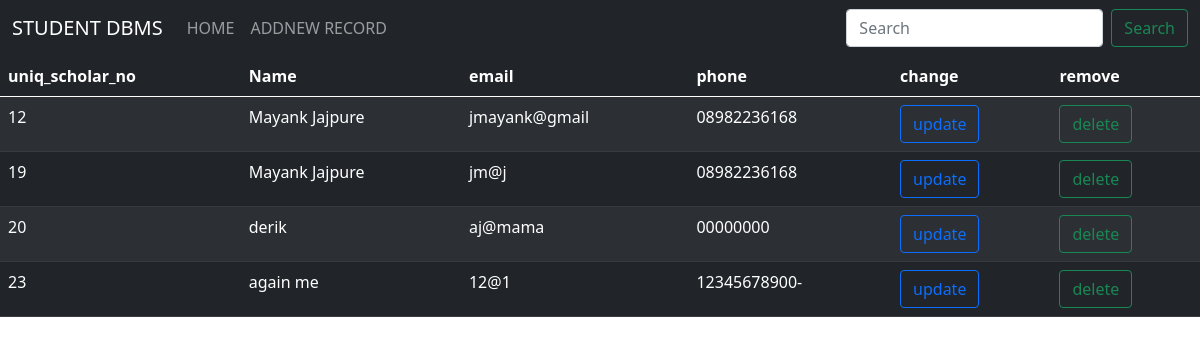
The page /home on the database its author committed.
### stu_records/models.py (models this page shows, shortened)
class students(models.Model):
    stname=models.CharField(max_length=50)
    stemail=models.CharField(max_length=50)
    stphone=models.CharField(max_length=50)

### stu_records/views.py (the view)
# urls.py: 2. Add a URL to urlpatterns:  path('', views.home, name='home')
def home(request):
    obj=students.objects.all()
    search_input=request.GET.get('search-area')
    if search_input:
        obj=students.objects.filter(stname__icontains=search_input)
    return render(request,'home.html',{'records':obj})

### stu_records/templates/home.html (shortened to what this page needs)
<!doctype html>
<html lang="en">
  <head>
    <link href="https://cdn.jsdelivr.net/npm/bootstrap@5.0.0/dist/css/bootstrap.min.css" rel="stylesheet">
  </head>
  <body>
    <nav class="navbar navbar-expand-lg navbar-dark bg-dark">
        <div class="container-fluid">
            <a class="navbar-brand" href="home">STUDENT DBMS</a>
            <div class="collapse navbar-collapse" id="navbarSupportedContent">
            <ul class="navbar-nav me-auto mb-2 mb-lg-0">
                <li class="nav-item">
                <a class="nav-link" href='/home'>HOME</a>
                </li>
                <li class="nav-item">
                <a class="nav-link" href="/add">ADDNEW RECORD</a>
                </li>
            </ul>
            </div>
                  <form class="d-flex">
                    <input type='search-name' name='search-area' class="form-control me-2" method='GET' action='#' type="search" placeholder="Search" aria-label="Search">
                    <button class="btn btn-outline-success" onclick="document.getElementById('search-form').submit();">Search</button>
                  </form>
        </div>
        </nav>
    <table class="table table-dark table-striped">
        <thead>
            <tr>
            <th scope="col">uniq_scholar_no</th>
            <th scope="col">Name</th>
            <th scope="col">email</th>
            <th scope="col">phone</th>
            <th scope="col">change</th>
            <th scope="col">remove</th>
            </tr>
        </thead>
        <tbody>
            {% for i in records %}
            <tr>
            <td>{{ i.id}}</td>
            <td>{{ i.stname}}</td>
            <td>{{ i.stemail}}</td>
            <td>{{ i.stphone}}</td>
            <td scope="col">
            <a href="update/{{i.id}}" class="btn btn-outline-primary">update</a>
            </td>
            <td scope="col">
            <a href="/delete/{{i.id}}" class="btn btn-outline-success">delete</a>
            </td>
            </tr>
            {% empty %}hai hi nahi
            {% endfor %}
        </tbody>
    </table>
  </body>
</html>

### rows shown on the page
students: id "12", stname "Mayank Jajpure", stemail "jmayank@gmail", stphone "08982236168"
students: id "19", stname "Mayank Jajpure", stemail "jm@j", stphone "08982236168"
students: id "20", stname "derik", stemail "aj@mama", stphone "00000000"
students: id "23", stname "again me", stemail "12@1", stphone "12345678900-"
